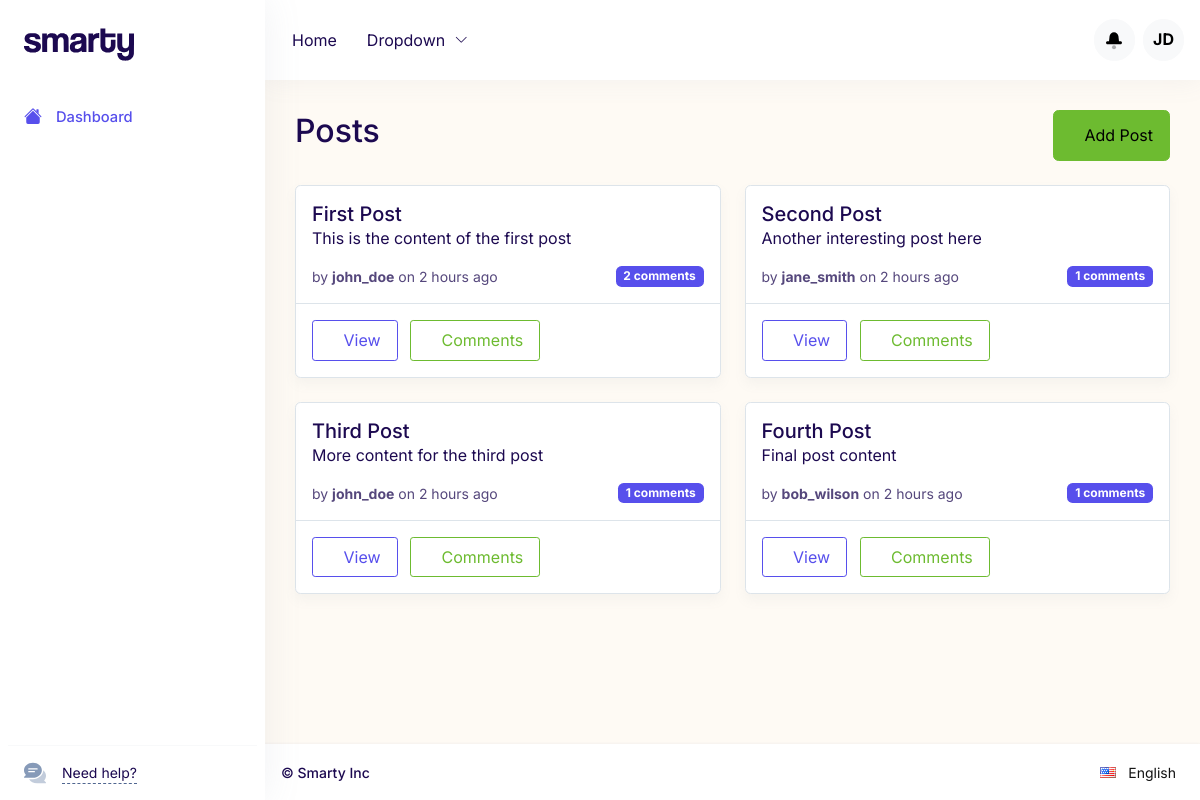
Page /posts on the earlier database version.
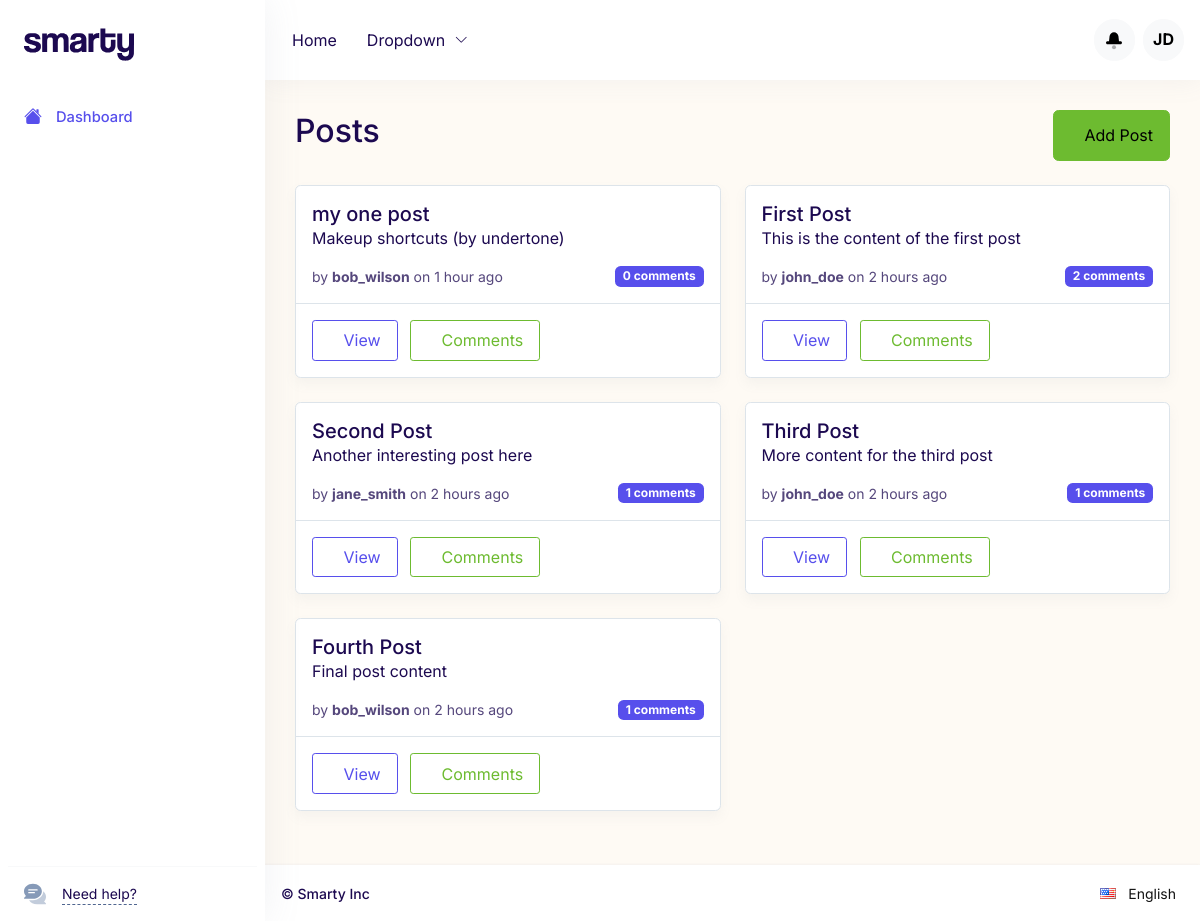
Same page on the later database version.
### tables this page shows
CREATE TABLE posts (
            id INTEGER PRIMARY KEY AUTOINCREMENT,
            title VARCHAR(200) NOT NULL,
            content TEXT NOT NULL,
            user_id INTEGER NOT NULL,
            created_at TIMESTAMP DEFAULT CURRENT_TIMESTAMP,
            FOREIGN KEY (user_id) REFERENCES users (id)
        );

### app.py (the view)
@app.route('/posts')
def posts():
    conn = get_db_connection()
    posts = conn.execute('''
        SELECT p.id, p.title, p.content, p.created_at, u.username,
               COUNT(c.id) as comment_count
        FROM posts p
        JOIN users u ON p.user_id = u.id
        LEFT JOIN comments c ON p.id = c.post_id
        GROUP BY p.id, p.title, p.content, p.created_at, u.username
        ORDER BY p.created_at DESC
    ''').fetchall()
    available_users = conn.execute('''
        SELECT id, username FROM users ORDER BY username
    ''').fetchall()
    conn.close()
    return render_template('posts.html', posts=posts, available_users=available_users)

### app.py (called while the page is built)
def get_db_connection():
    conn = sqlite3.connect(DATABASE_PATH)
    conn.row_factory = sqlite3.Row
    return conn

### templates/posts.html (shortened to what this page needs)
{% extends "base.html" %}
{% block content %}
<div class="d-flex justify-content-between align-items-center mb-4">
    <h2> Posts</h2>
    <button class="btn btn-success" data-bs-toggle="modal" data-bs-target="#addPostModal">
         Add Post
    </button>
</div>
<div class="row">
    {% for post in posts %}
    <div class="col-md-6 mb-4">
        <div class="card h-100">
            <div class="card-body">
                <h5 class="card-title">{{ post.title }}</h5>
                <p class="card-text">{{ post.content[:100] }}{% if post.content|length > 100 %}...{% endif %}</p>
                <div class="d-flex justify-content-between align-items-center">
                    <small class="text-muted">
                        by <strong>{{ post.username }}</strong> on <span data-timestamp="{{ post.created_at }}">{{ post.created_at }}</span>
                    </small>
                    <span class="badge bg-primary">{{ post.comment_count }} comments</span>
                </div>
            </div>
            <div class="card-footer">
                <button class="btn btn-sm btn-outline-primary">
                     View
                </button>
                <button class="btn btn-sm btn-outline-success">
                     Comments
                </button>
            </div>
        </div>
    </div>
    {% endfor %}
</div>
{% endblock %}

### templates/base.html (shortened to what this page needs)
<!doctype html>
<html lang="en" xmlns="http://www.w3.org/1999/xhtml">
  <head>
    <link rel="stylesheet" href="{{ url_for('static', filename='css/core.min.css') }}">
    <link rel="stylesheet" href="{{ url_for('static', filename='css/vendor_bundle.min.css') }}">
  </head>
  <body class="layout-admin aside-sticky bg-lime header-sticky" data-s2t-class="btn-primary btn-sm bg-gradient-default rounded-circle border-0">
    <div id="wrapper" class="d-flex align-items-stretch flex-column">
      <header id="header" class="d-flex align-items-center shadow-xs">
        <div class="container-fluid position-relative">
          <nav class="navbar navbar-expand-lg navbar-light justify-content-between">
            <div class="collapse navbar-collapse" id="navbarMainNav">
              <ul class="navbar-nav align-items-center">
                {% block navbar %}
                <li class="nav-item dropdown">
                  <a class="nav-link" href="{{ url_for('index') }}">
                    Home
                  </a>
                </li>
                <li class="nav-item dropdown">
                  <a class="nav-link dropdown-toggle" href="#" data-bs-toggle="dropdown" aria-haspopup="true" aria-expanded="false" id="mainNavDropdown">
                    Dropdown
                  </a>
                </li>
                {% endblock %}
              </ul>
            </div>
            <ul class="list-inline list-unstyled mb-0 d-flex align-items-end">
              <li class="list-inline-item mx-1 dropdown">
                <a href="#" id="dropdownNotificationOptions" class="btn btn-sm btn-light rounded-circle text-primary-hover dropdown-toggle" data-bs-toggle="dropdown" data-bs-auto-close="outside" aria-expanded="false" aria-haspopup="true" aria-label="Notifications">
                  <span style="margin-top: -3px;">
                  </span>
                </a>
              </li>
              <li class="list-inline-item mx-1 dropdown">
                <a href="#" id="dropdownAccountOptions" class="btn btn-sm btn-icon btn-light dropdown-toggle rounded-circle" data-bs-toggle="dropdown" aria-expanded="false" aria-haspopup="true">
                  <span class="small fw-bold">JD</span>
                </a>
              </li>
            </ul>
          </nav>
        </div>
      </header>
      <div id="wrapper_content" class="d-flex flex-fill">
        <aside id="aside-main" class="aside-start aside-hide-xs bg-white shadow-sm d-flex flex-column px-2 h-auto">
          <div class="py-2 px-3 mb-3 mt-1">
            <a href="{{ url_for('index') }}">
              <img src="{{ url_for('static', filename='images/logo/logo_dark.svg') }}" width="110" height="60" alt="...">
            </a>
          </div>
          <div class="aside-wrapper scrollable-vertical scrollable-styled-light align-self-baseline h-100 w-100">
            <nav class="nav-deep nav-deep-sm nav-deep-light">
              <ul class="nav flex-column">
                {% block sidebar %}
                <li class="nav-item active">
                  <a class="nav-link" href="{{ url_for('index') }}">
                    <span>Dashboard</span>
                  </a>
                </li>
                {% endblock %}
              </ul>
            </nav>
          </div>
          <div class="d-flex align-self-baseline w-100 py-3 px-3 border-top border-light small">
            <p class="d-inline-grid gap-auto-3 mb-0">
              <a href="#" class="link-normal text-dashed">Need help?</a>
            </p>
          </div>
        </aside>
        <main id="middle" class="flex-fill mx-auto">
          {% block content %}{% endblock %}
        </main>
      </div>
      <footer id="footer" class="bg-white shadow">
        <div class="p-3">
          <span class="small fw-medium">&copy; Smarty Inc</span>
          <div class="d-inline-block float-end dropdown">
            <ul class="list-inline m-0">
              <li class="dropdown list-inline-item m-0">
                <a id="topDDLanguage" href="#" class="d-inline-block" data-bs-toggle="dropdown" aria-expanded="false" aria-haspopup="true">
                  <i class="flag flag-us"></i>
                  <span class="small px-2">English</span>
                </a>
              </li>
            </ul>
          </div>
        </div>
      </footer>
    </div>
  </body>
</html>

Differences in the rows shown:
added posts: title "my one post", content "Makeup shortcuts (by undertone)", username "bob_wilson", comment_count "0"
